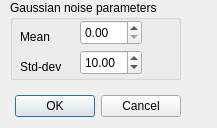
<?xml version="1.0" encoding="UTF-8"?>
<ui version="4.0">
 <class>Dialog</class>
 <widget class="QDialog" name="Dialog">
  <property name="geometry">
   <rect>
    <x>0</x>
    <y>0</y>
    <width>217</width>
    <height>128</height>
   </rect>
  </property>
  <property name="windowTitle">
   <string>Dialog</string>
  </property>
  <widget class="QDialogButtonBox" name="buttonBox">
   <property name="geometry">
    <rect>
     <x>10</x>
     <y>90</y>
     <width>171</width>
     <height>32</height>
    </rect>
   </property>
   <property name="orientation">
    <enum>Qt::Horizontal</enum>
   </property>
   <property name="standardButtons">
    <set>QDialogButtonBox::Cancel|QDialogButtonBox::Ok</set>
   </property>
  </widget>
  <widget class="QGroupBox" name="groupBox">
   <property name="geometry">
    <rect>
     <x>10</x>
     <y>0</y>
     <width>171</width>
     <height>80</height>
    </rect>
   </property>
   <property name="title">
    <string>Gaussian noise parameters</string>
   </property>
   <widget class="QLabel" name="label">
    <property name="geometry">
     <rect>
      <x>10</x>
      <y>30</y>
      <width>56</width>
      <height>13</height>
     </rect>
    </property>
    <property name="text">
     <string>Mean</string>
    </property>
   </widget>
   <widget class="QDoubleSpinBox" name="doubleSpinBoxMean">
    <property name="geometry">
     <rect>
      <x>70</x>
      <y>20</y>
      <width>62</width>
      <height>25</height>
     </rect>
    </property>
   </widget>
   <widget class="QLabel" name="label_2">
    <property name="geometry">
     <rect>
      <x>10</x>
      <y>60</y>
      <width>56</width>
      <height>13</height>
     </rect>
    </property>
    <property name="text">
     <string>Std-dev</string>
    </property>
   </widget>
   <widget class="QDoubleSpinBox" name="doubleSpinBoxStdDev">
    <property name="geometry">
     <rect>
      <x>70</x>
      <y>50</y>
      <width>62</width>
      <height>25</height>
     </rect>
    </property>
    <property name="value">
     <double>10.000000000000000</double>
    </property>
   </widget>
  </widget>
 </widget>
 <resources/>
 <connections>
  <connection>
   <sender>buttonBox</sender>
   <signal>accepted()</signal>
   <receiver>Dialog</receiver>
   <slot>accept()</slot>
   <hints>
    <hint type="sourcelabel">
     <x>248</x>
     <y>254</y>
    </hint>
    <hint type="destinationlabel">
     <x>157</x>
     <y>274</y>
    </hint>
   </hints>
  </connection>
  <connection>
   <sender>buttonBox</sender>
   <signal>rejected()</signal>
   <receiver>Dialog</receiver>
   <slot>reject()</slot>
   <hints>
    <hint type="sourcelabel">
     <x>316</x>
     <y>260</y>
    </hint>
    <hint type="destinationlabel">
     <x>286</x>
     <y>274</y>
    </hint>
   </hints>
  </connection>
 </connections>
</ui>
